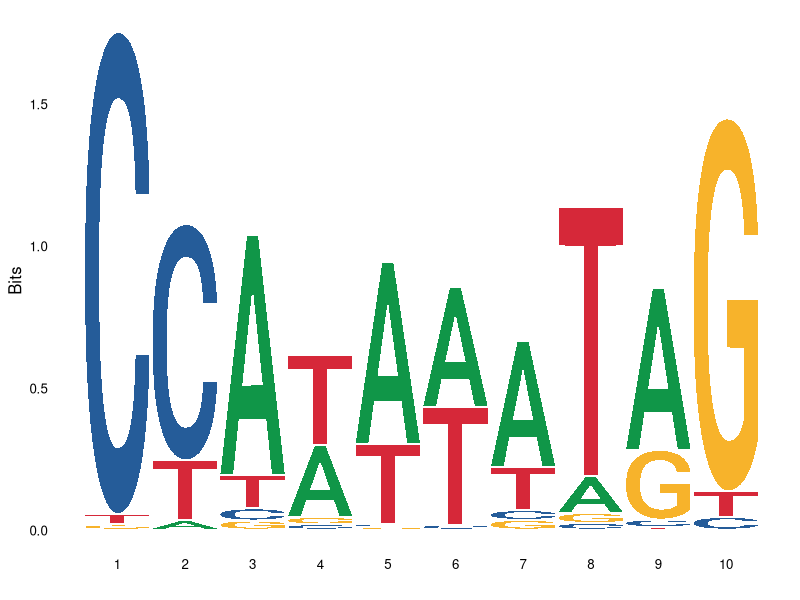
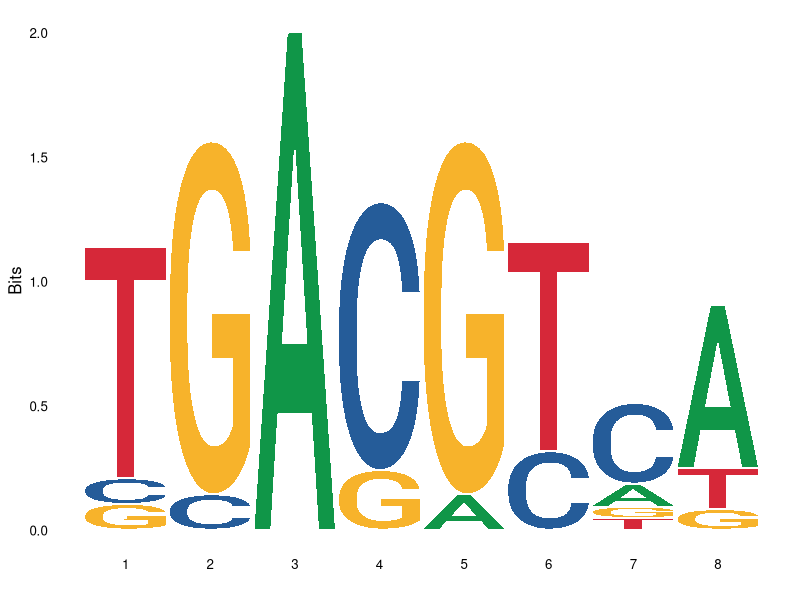
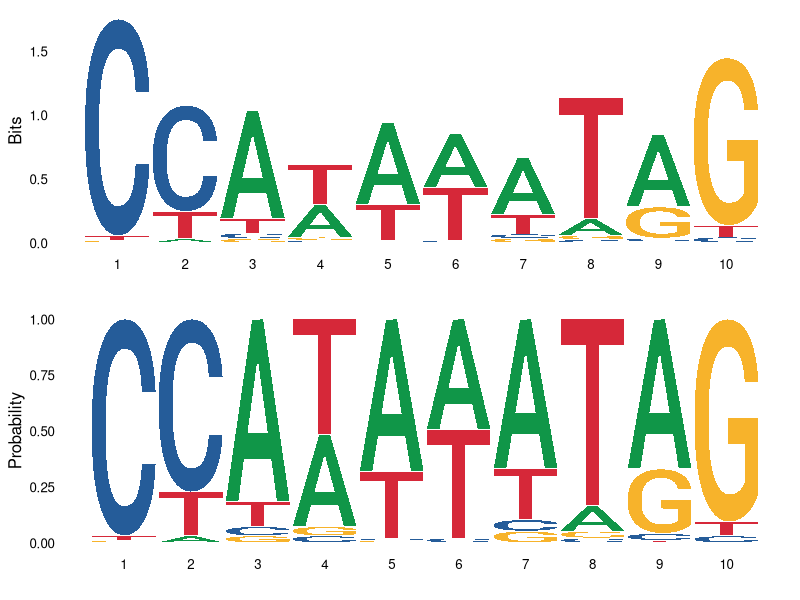
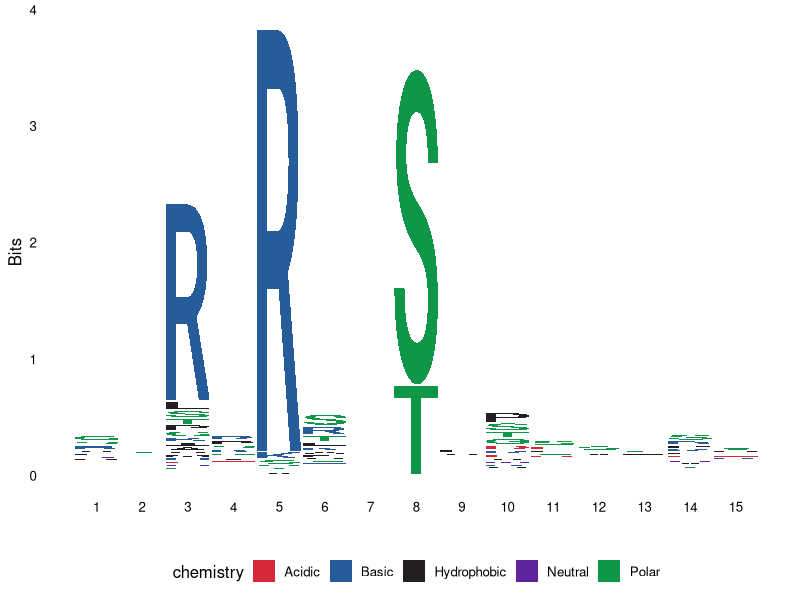
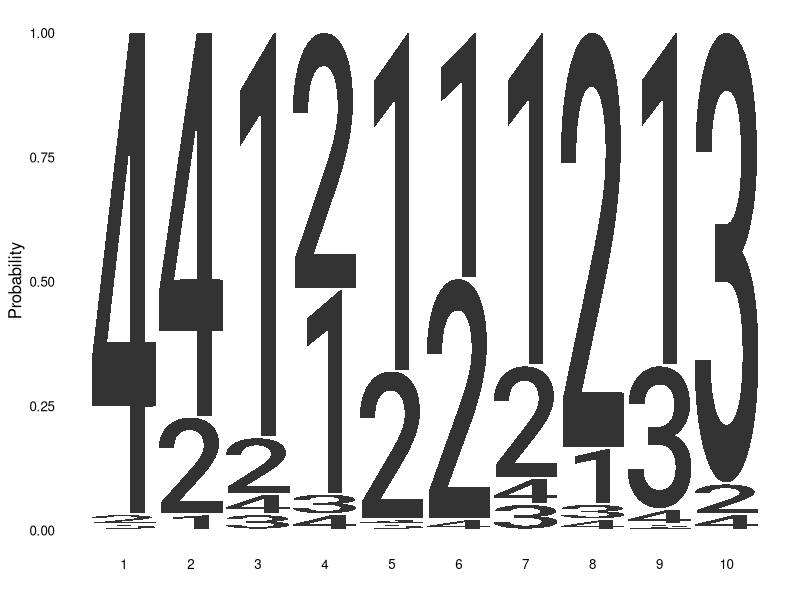
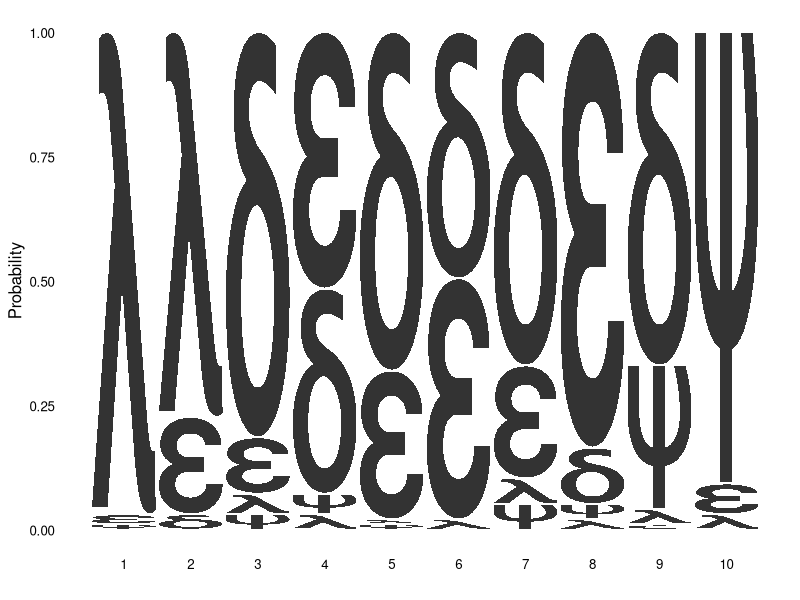
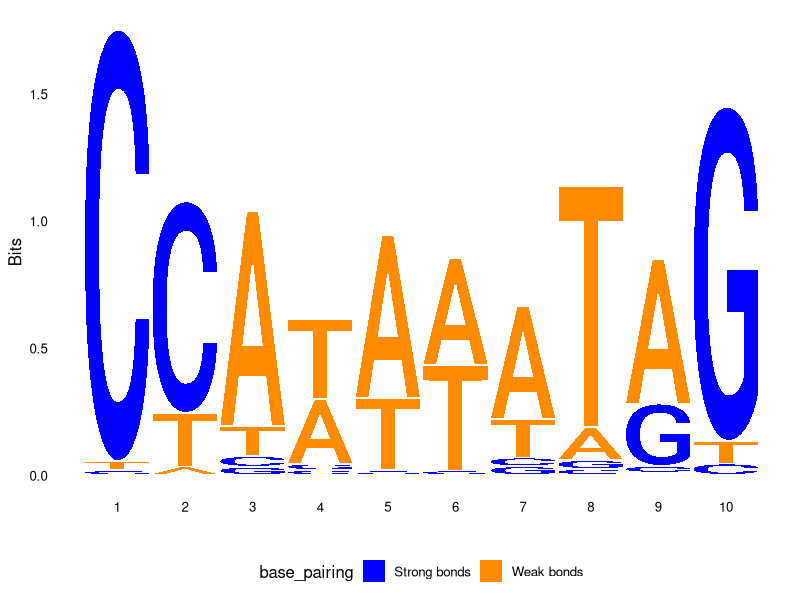
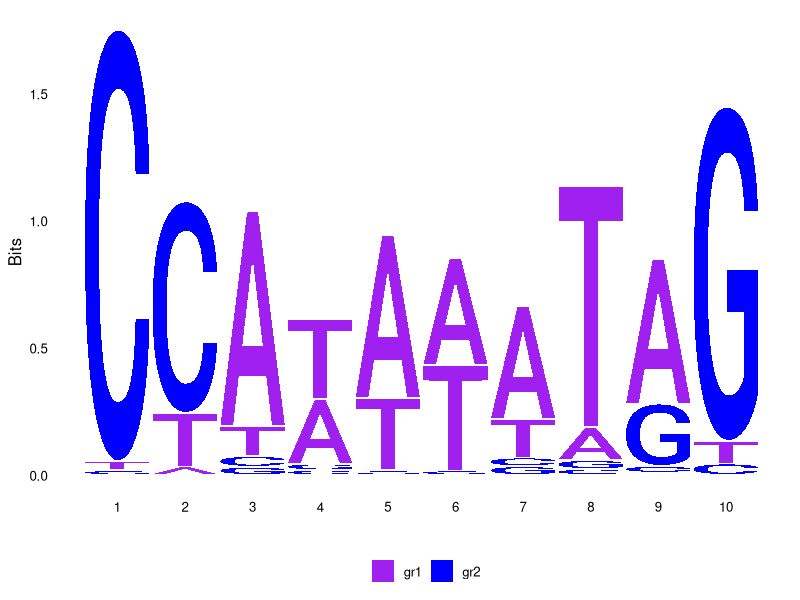

These figures' R source, in order:
## ---- chunk 1
knitr::opts_chunk$set(comment=NA, fig.height=3, fig.width=7, fig.align='center', dev='png', dpi=72)
## ---- chunk 2
# Load the required packages
require(ggplot2)
require(ggseqlogo)

# Some sample data
data(ggseqlogo_sample)
## ---- chunk 3
ggseqlogo( seqs_dna$MA0001.1 )
## ---- chunk 4
ggseqlogo( pfms_dna$MA0018.2 )
## ---- chunk 5
p1 = ggseqlogo( seqs_dna$MA0001.1, method = 'bits' )
p2 = ggseqlogo( seqs_dna$MA0001.1, method = 'prob' )
gridExtra::grid.arrange(p1, p2)
## ---- chunk 6
ggseqlogo( seqs_aa$AKT1, seq_type='aa' )
## ---- chunk 7
# Replace DNA characters with numbers
seqs_numeric = chartr('ATGC','1234', seqs_dna$MA0001.1)
ggseqlogo(seqs_numeric, method='p', namespace=1:4) 
## ---- chunk 8
# Replace DNA characters with Greek ones
seqs_greek = chartr('ATGC', 'δεψλ', seqs_dna$MA0001.1)
ggseqlogo(seqs_greek, namespace='δεψλ', method='p')
## ---- chunk 9
ggseqlogo(seqs_dna$MA0001.1, col_scheme='base_pairing')
## ---- chunk 10
# Create custom colour scheme
cs1 = make_col_scheme(chars=c('A', 'T', 'C', 'G'), groups=c('gr1', 'gr1', 'gr2', 'gr2'), 
                      cols=c('purple', 'purple', 'blue', 'blue'))

# Generate sequence logo
ggseqlogo(seqs_dna$MA0001.1, col_scheme=cs1)
## ---- chunk 11
# Create custom colour scheme
cs2 = make_col_scheme(chars=c('A', 'T', 'C', 'G'), values=1:4)

# Generate sequence logo
ggseqlogo(seqs_dna$MA0001.1, col_scheme=cs2)
## ---- chunk 12
ggseqlogo(seqs_dna, ncol=4)
## ---- chunk 13
# Create a custom matrix 
set.seed(123)
custom_mat = matrix( rnorm(20), nrow=4, dimnames=list(c('A', 'T', 'G', 'C')))

# Generate sequence logo
ggseqlogo(custom_mat, method='custom', seq_type='dna') + ylab('my custom height')
## ---- chunk 14
fonts = list_fonts(F)

p_list = lapply(fonts, function(f){
  ggseqlogo(seqs_dna$MA0001.1, font=f) + ggtitle(f)
})

do.call(gridExtra::grid.arrange, c(p_list, ncol=2))
## ---- chunk 15
ggplot() + 
  annotate('rect', xmin = 0.5, xmax = 3.5, ymin = -0.05, ymax = 1.9, alpha = .1, col='black', fill='yellow') +
  geom_logo(seqs_dna$MA0001.1, stack_width = 0.90) + 
  annotate('segment', x = 4, xend=8, y=1.2, yend=1.2, size=2) + 
  annotate('text', x=6, y=1.3, label='Text annotation') + 
  theme_logo()
## ---- chunk 16
# Sequences we're going to use for the logo
seqs = seqs_dna$MA0008.1

# Generate the sequence logo
p1 = ggseqlogo(seqs) + theme(axis.text.x = element_blank())

# Make data for sequence alignment
aln = data.frame(
  letter=strsplit("AGATAAGATGATAAAAAGATAAGA", "")[[1]], 
  species = rep(c("a", "b", "c"), each=8),
  x       = rep(1:8, 3)
)
aln$mut = 'no'
aln$mut[ c(2,15,20,23) ] = 'yes'

# Generate the sequence alignment
p2 = ggplot(aln, aes(x, species)) +
  geom_text(aes(label=letter, color=mut, size=mut)) + 
  scale_x_continuous(breaks=1:10, expand = c(0.105, 0)) + xlab('') + 
  scale_color_manual(values=c('black', 'red')) + 
  scale_size_manual(values=c(5, 6)) + 
  theme_logo() + 
  theme(legend.position = 'none', axis.text.x = element_blank()) 

# Generate barplot data
bp_data = data.frame(x=1:8, conservation=sample(1:100, 8))

# Generate barplot data 
p3 = ggplot(bp_data, aes(x, conservation)) +
  geom_bar(stat='identity', fill='grey') + 
  theme_logo() + 
  scale_x_continuous(breaks=1:10, expand = c(0.105, 0)) + 
  xlab('')


# Now combine using cowplot, which ensures the plots are aligned
suppressMessages( require(cowplot) )
plot_grid(p1, p2, p3,  ncol = 1, align = 'v')
